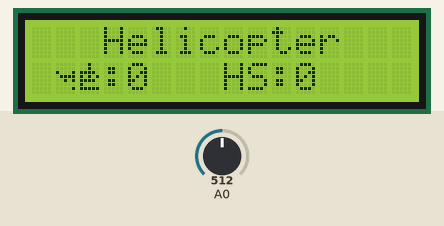
Recording of a sketch running on a simulated Arduino Uno, built with avr-gcc and run on an emulated ATmega328P. On the bench: 16×2 character LCD. Inputs (shaded band) come from the test bench; at power-on: A0 = 512. Random numbers use the default seed unless the sketch sets one; what the sketch prints to the serial monitor is not drawn.

Above: at 1.2 s.
1.3 s: A0 set to 143
2.8 s: A0 set to 129
At 3.11 s:
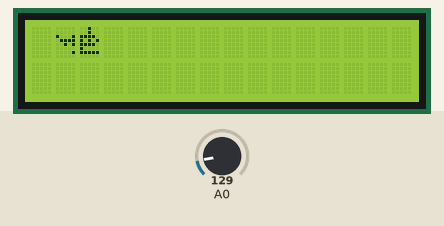
5.2 s: A0 set to 145
At 7.4 s:
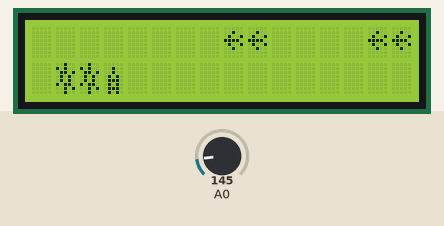
7.5 s: A0 set to 125
At 9.01 s:
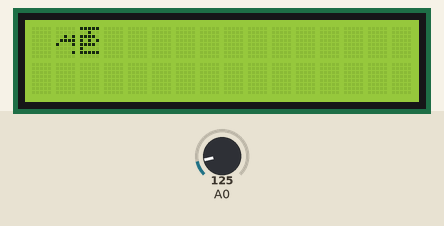
10.5 s: A0 set to 306
At 11.15 s:
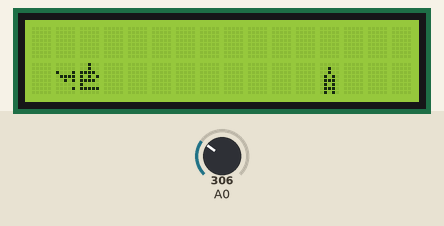
12.8 s: A0 set to 122
At 16.2 s:
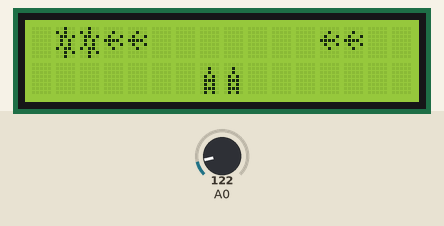
Timing chart, 0 to 17.7 s (numbered marks = the images above; inputs shaded):
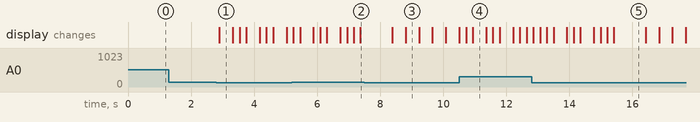

The sketch:

HelicopterGame.ino
```cpp
#include<LiquidCrystal.h>

LiquidCrystal lcd(12, 11, 5, 4, 3, 2);

byte spriteNull[8] = {
  0x00, //. . . . .
  0x00, //. . . . .
  0x00, //. . . . .
  0x00, //. . . . .
  0x00, //. . . . .
  0x00, //. . . . .
  0x00, //. . . . .
  0x00, //. . . . .
};
byte spriteTail0[8] = {
  0x00, //. . . . .
  0x00, //. . . . .
  0x11, //o . . . o
  0x0f, //. o o o o
  0x05, //. . o . o
  0x00, //. . . . .
  0x01, //. . . . o
  0x00, //. . . . .
};
byte spriteTail1[8] = {
  0x00, //. . . . .
  0x00, //. . . . .
  0x05, //. . o . o
  0x0f, //. o o o o
  0x11, //o . . . o
  0x00, //. . . . .
  0x01, //. . . . o
  0x00, //. . . . .
};
byte spriteBody0[8] = {
  0x04, //. . o . .
  0x04, //. . o . .
  0x1e, //o o o o .
  0x15, //o . o . o
  0x1e, //o o o o .
  0x10, //o . . . .
  0x1f, //o o o o o
  0x00, //. . . . .
};
byte spriteBody1[8] = {
  0x1f, //o o o o o
  0x04, //. . o . .
  0x1e, //o o o o .
  0x15, //o . o . o
  0x1e, //o o o o .
  0x10, //o . . . .
  0x1f, //o o o o o
  0x00, //. . . . .
};
byte spriteWallT[8] = {
  0x00, //. . . . .
  0x04, //. . o . .
  0x09, //. o . . o
  0x1e, //o o o o .
  0x09, //. o . . o
  0x04, //. . o . .
  0x00, //. . . . .
  0x00, //. . . . .
};
byte spriteWallB[8] = {
  0x00, //. . . . .
  0x04, //. . o . .
  0x04, //. . o . .
  0x0a, //. o . o .
  0x0e, //. o o o .
  0x0a, //. o . o .
  0x0e, //. o o o .
  0x0a, //. o . o .
};
byte spriteExplosive[8] = {
  0x04, //. . o . .
  0x14, //o . o . .
  0x0d, //. o o . o
  0x0a, //. o . o .
  0x0a, //. o . o .
  0x16, //o . o o .
  0x05, //. . o . o
  0x04, //. . o . .
};

#define btnUp 0
#define btnDown 1

int key = 0;
int animTail[] = {1, 2};
int animBody[] = {3, 4};

int mat[2][24] = {
  {0,0,0,0,0,0,0,0,0,0,0,0,0,0,0,0,0,0,0,0,0,0,0,0},
  {0,0,0,0,0,0,0,0,0,0,0,0,0,0,0,0,0,0,0,0,0,0,0,0}
};
int fps = 0;
int stateHelicopter = 0;
int distance2Obs = 1;
bool gameStarted = false, isGameover = false;
int score = 0, highScore = 0;

void setup() {
  Serial.begin(9600);

  lcd.createChar(0, spriteNull);
  lcd.createChar(1, spriteTail0);
  lcd.createChar(2, spriteTail1);
  lcd.createChar(3, spriteBody0);
  lcd.createChar(4, spriteBody1);
  lcd.createChar(5, spriteWallT);
  lcd.createChar(6, spriteWallB);
  lcd.createChar(7, spriteExplosive);
  lcd.begin(16, 2);
  lcd.clear();
}

void loop() {
  if(isGameover)
    gameover();

  key = getKey();

  if(!gameStarted){
    clearMat();
    if(!key){
      gameStarted = true;
      score = 0;
    }
  }
  else{
    if(fps % 2)
      stateHelicopter = 1 - stateHelicopter;
    if(fps % 4){
      distance2Obs--;
      for(int i = 0; i < 2; i++)
        for(int j = 0; j < 23; j++)
          mat[i][j] = mat[i][j+1];

      mat[0][23] = 0;
      mat[1][23] = 0;
    }
    if(!distance2Obs)
      generateObstacles();

    //Collision
    if(!key && mat[0][2] == 5)
      isGameover = true;
    if(key && mat[1][2] == 6)
      isGameover = true;
    if(mat[0][0] || mat[1][0])
      score++;

    fps++;
  }

  redraw();
  //draw helicopter
  lcd.setCursor(1, key);
  lcd.write(animTail[stateHelicopter]);
  lcd.write(animBody[stateHelicopter]);

  delay(200);
}

void generateObstacles(){
  int types[2][2] = {{5, 0}, {0, 6}};
  int type = random(0, 2);
  int obsCount = random(1, 4); //số chướng ngại vật liên tiếp
  for(int i = 0; i < obsCount; i++){
    mat[0][16 + i] = types[type][0];
    mat[1][16 + i] = types[type][1];
  }
  int spaceCount = random(2, 5); //khoảng cách giữa 2 chướng ngại vật
  distance2Obs = spaceCount + obsCount;
}

void gameover(){
  if(score > highScore)
    highScore = score;
  lcd.setCursor(1, key);
  lcd.write(7);
  lcd.write(7);
  gameStarted = false;
  isGameover = false;
  delay(1000);
}

void clearMat(){
  for(int i = 0; i < 2; i++)
    for(int j = 0; j < 24; j++)
      mat[i][j] = 0;
}

void redraw(){
  for(int i = 0; i < 2; i++){
    for(int j = 23; j >= 0; j--){
      lcd.setCursor(j, i); //col, row
      lcd.write(mat[i][j]);
    }
  }

  if(!gameStarted){
    lcd.setCursor(3, 0);
    lcd.print("Helicopter");
    String s = "S:" + String(score);
    String hS = "HS:" + String(highScore);
    lcd.setCursor(2, 1);
    lcd.print(s);
    lcd.setCursor(8, 1);
    lcd.print(hS);
  }
}

int getKey(){
  int r = analogRead(A0);
  Serial.println(r);
  if (r < 135) return btnUp;
  //if (r < 310) return btnDown;
  return btnDown;
}
```

Measured:
- the behaviour switches between 135 and 134 on A0 (found by bisection; images 0 and 1)
- after the input at 1.3 s, every drawn part: stays the same
- after the input at 2.8 s, the display: changes after 0.10 s (image 1)
- what the display in image 1 shows lasts 0.4 s, from 2.9 s to 3.3 s
- what the display in image 5 shows lasts 1.0 s, from 15.4 s to 16.4 s
